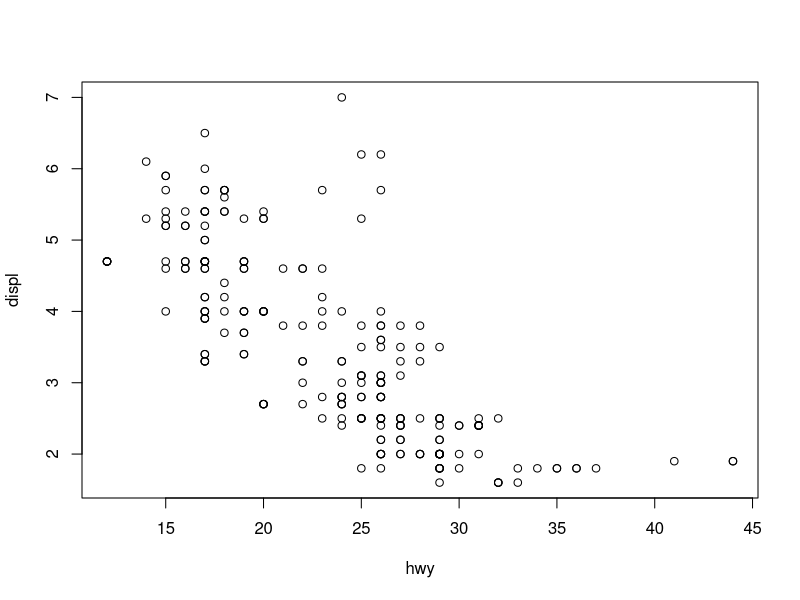
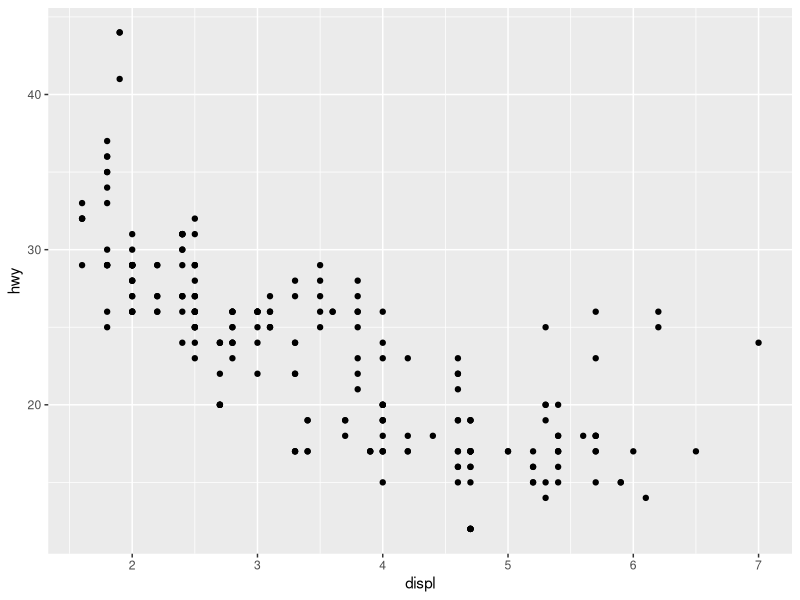

These charts were generated, in order, by the following R code:
install.packages(tidytext)
install.packages(tidyverse)
library(tidytext)
library(tidyverse)

#what is the structure of our example data
str(mpg)

#look at the first few rows of the dataframe
head(mpg)

#look at the last few rows of the dataframe
tail(mpg)

#look at the variable "manufacturer"
mpg$manufacturer

#look at the variable "hwy"
mpg$hwy

#summarize the variable "hwy"
summary(mpg$hwy)

#base R plot
plot(displ~hwy,data=mpg)

#using functin from package ggplot2, which was loaded into R by package tidyverse
qplot(displ,hwy,data=mpg)
